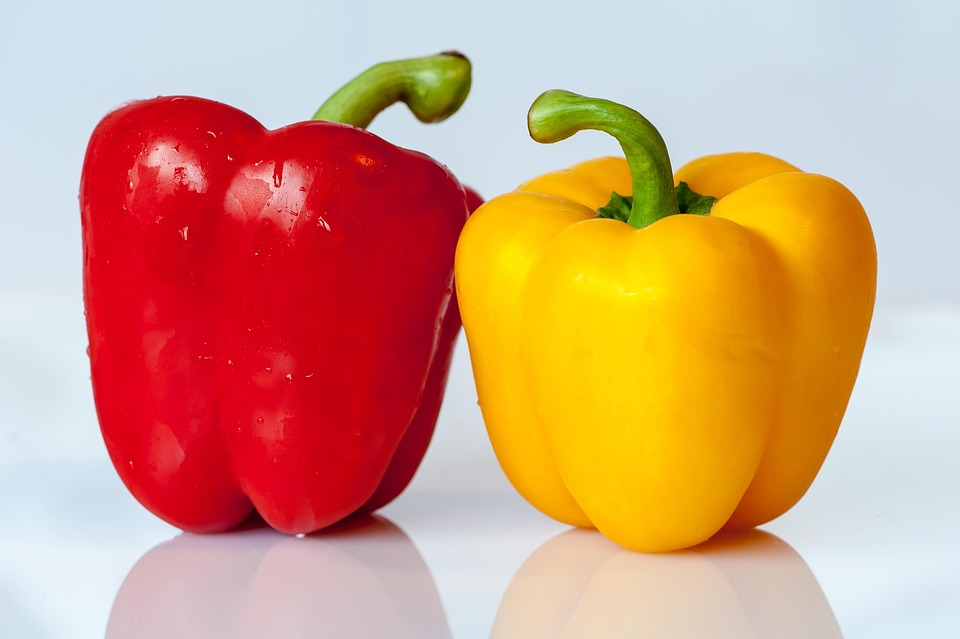
#> input picture input1.jpg, 960 x 639 px, found by its file name
$ python main.py
#> lines starting #> are read from the running program, lines starting #| are printed output that depends on the picture
### Code/compression.py
import numpy as np
import cv2
from metrics import mse
import random

class GeneticCompressor:
    def __init__(self, original_image, pop_size=20, generations=50):
        self.original = original_image
        self.pop_size = pop_size
        self.generations = generations
        self.h, self.w, _ = original_image.shape

    def initialize_population(self):
        base = cv2.resize(self.original, (200, 120))
        population = []
        for _ in range(self.pop_size):
            noise = np.random.randint(-20, 20, base.shape)
            individual = np.clip(base + noise, 0, 255).astype(np.uint8)
            population.append(individual)
        return population


    def fitness(self, candidate):
        upscaled = cv2.resize(candidate, (self.w, self.h))
        return -mse(self.original, upscaled)

    def select(self, population, fitnesses):
        idx = np.argsort(fitnesses)[-5:]
        return [population[i] for i in idx]

    def crossover(self, parent1, parent2):
        mask = np.random.rand(*parent1.shape) > 0.5
        child = np.where(mask, parent1, parent2)
        return child.astype(np.uint8)

    def mutate(self, image, rate=0.01):
        mutation_mask = np.random.rand(*image.shape) < rate
        noise = np.random.randint(-20, 20, image.shape)
        image = image + mutation_mask * noise
        return np.clip(image, 0, 255).astype(np.uint8)

    def run(self):
        population = self.initialize_population()

        for gen in range(self.generations):
            fitnesses = [self.fitness(ind) for ind in population]
            best = population[np.argmax(fitnesses)]

            selected = self.select(population, fitnesses)
            new_population = selected.copy()

            while len(new_population) < self.pop_size:
                p1, p2 = random.sample(selected, 2)
                child = self.crossover(p1, p2)
                child = self.mutate(child)
                new_population.append(child)

            population = new_population
            print(f"Generation {gen} completed")

        return best

### Code/visualize.py
import matplotlib.pyplot as plt
# Sources used W3 School.
def show_images(original, compressed, upscaled):
    plt.figure(figsize=(12,4))

    plt.subplot(1,3,1)
    plt.title("Original")
    plt.imshow(original)
    plt.axis("off")

    plt.subplot(1,3,2)
    plt.title("Compressed (200x120)")
    plt.imshow(compressed)
    plt.axis("off")

    plt.subplot(1,3,3)
    plt.title("Upscaled")
    plt.imshow(upscaled)
    plt.axis("off")

    plt.show()

### Code/metrics.py
import numpy as np
from skimage.metrics import structural_similarity as ssim

def mse(original, reconstructed):
    return np.mean((original - reconstructed) ** 2)

# [6 lines left out: function psnr, not called in this run]

def ssim_metric(original, reconstructed):
    return ssim(original, reconstructed, channel_axis=2)

### Code/main.py
import cv2
from compression import GeneticCompressor
from visualize import show_images

image_files = ["input1.jpg", "input2.jpg", "input3.jpg"]

for file in image_files:
    original = cv2.imread(file)
#> original is the input picture: shape (639, 960, 3); mean B, G, R 125.8, 156.9, 211.4
    original = cv2.cvtColor(original, cv2.COLOR_BGR2RGB)

    compressor = GeneticCompressor(original, pop_size=20, generations=30)
    compressed = compressor.run()
#> in initialize_population, `base = cv2.resize(self.original, (200, 120))`:
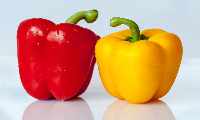
#> base: shape (120, 200, 3); mean R, G, B 211.3, 156.8, 125.7
#> after the loop in initialize_population, `for _ in range(self.pop_size):`: population = 20 items
#> the loop in run, `for gen in range(self.generations):` made 30 passes
#> idx in select on passes 1 to 12: [18, 9, 7, 6, 5], [3, 4, 7, 16, 6], [12, 2, 3, 14, 4], [5, 2, 3, 4, 6], [19, 6, 15, 3, 4], [19, 15, 2, 3, 4], [19, 14, 2, 3, 4], [0, 1, 2, 3, 4], [2, 3, 4, 19, 8], [0, 1, 2, 3, 4], [1, 17, 2, 3, 4], [0, 1, 2, 3, 4]
#> pass 1, in fitness (call 2), `upscaled = cv2.resize(candidate, (self.w, self.h))`:
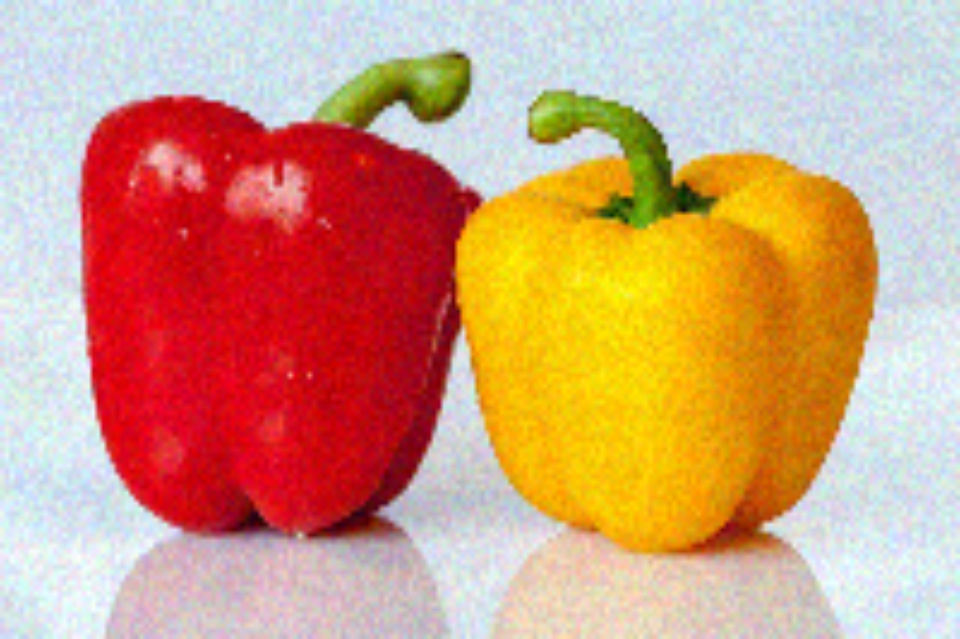
#> upscaled: shape (639, 960, 3); mean R, G, B 210.2, 157, 126.2
#> pass 1, in fitness (call 3), `upscaled = cv2.resize(candidate, (self.w, self.h))`:
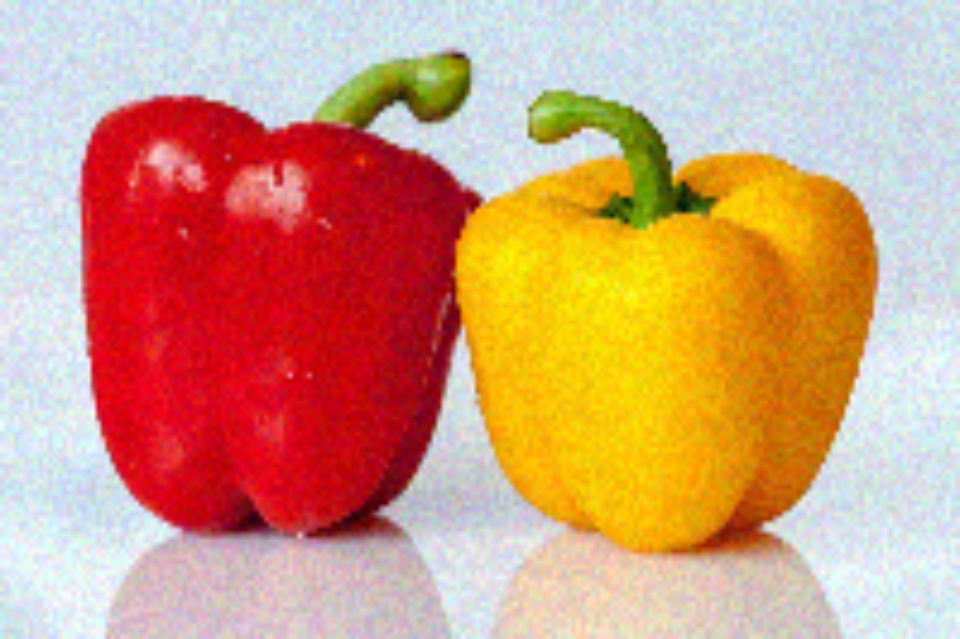
#> upscaled: shape (639, 960, 3); mean R, G, B 210.3, 157, 126.1
#> pass 1, in fitness (call 4), `upscaled = cv2.resize(candidate, (self.w, self.h))`:
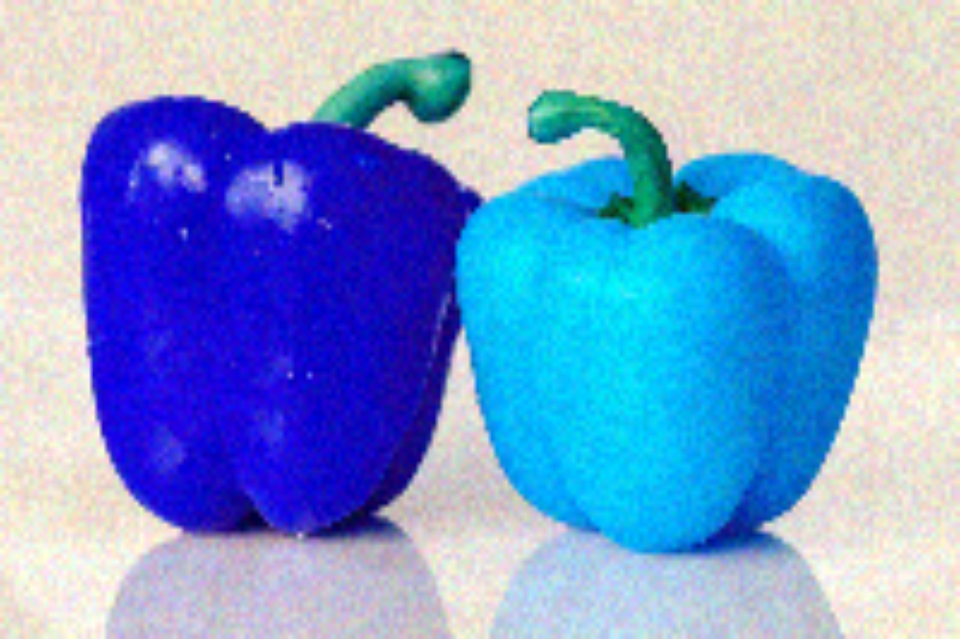
#> upscaled: shape (639, 960, 3); mean of channels 0, 1, 2 210.3, 157.1, 126; drawn as B, G, R
#> after the loop in run, `for gen in range(self.generations):`:
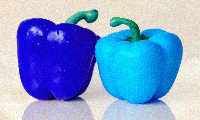
#> p1: shape (120, 200, 3); mean of channels 0, 1, 2 210.5, 157, 126.2; drawn as B, G, R
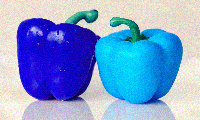
#> compressed: shape (120, 200, 3); mean of channels 0, 1, 2 210.4, 157, 126.2; drawn as B, G, R

    upscaled = cv2.resize(compressed, (original.shape[1], original.shape[0]))
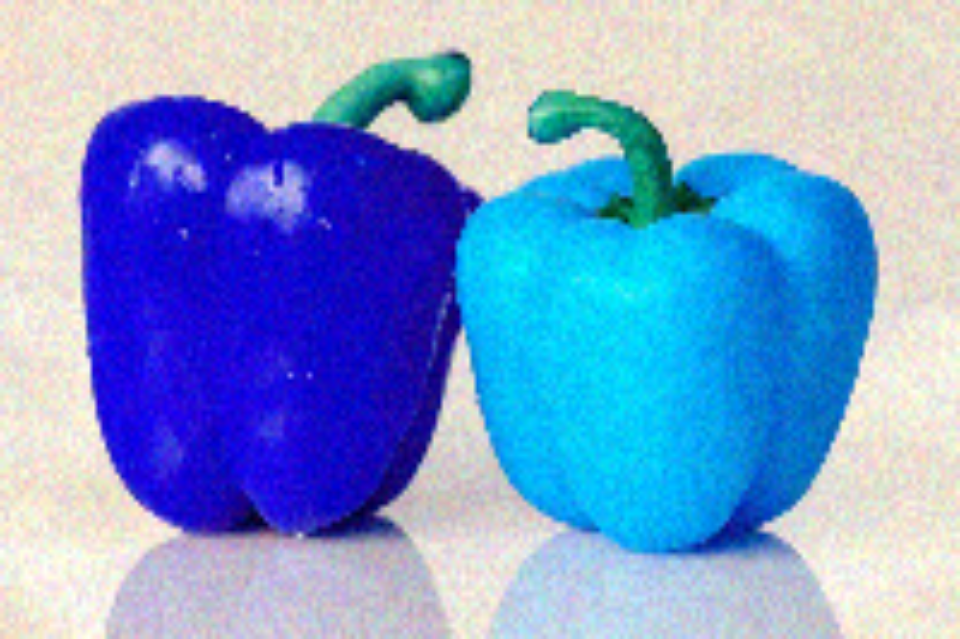
#> upscaled: shape (639, 960, 3); mean of channels 0, 1, 2 210.3, 156.9, 126.1; drawn as B, G, R

    show_images(original, compressed, upscaled)
#> pass 2 of the loop `for file in image_files:`:
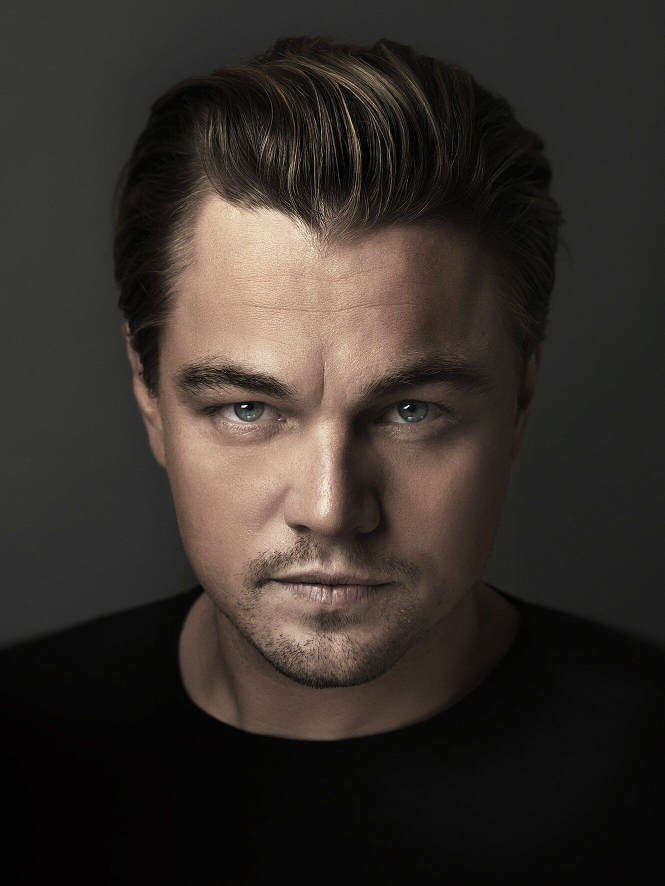
#> input picture input2.jpg, 1329 x 1772 px, found by its file name (shown at 1/2 size)
#> original is the input picture: shape (1772, 1329, 3); mean B, G, R 42.2, 46.7, 53.3
#> the loop in run (call 2), `for gen in range(self.generations):` made 30 passes
#> idx in select on passes 1 to 8: [19, 7, 6, 10, 14], [2, 3, 16, 13, 4], [1, 2, 3, 4, 10], [1, 2, 3, 4, 13], [2, 3, 4, 8, 17], [8, 13, 2, 3, 4], [2, 14, 3, 4, 12], [1, 2, 16, 3, 4]
#> after the loop in run (call 2), `for gen in range(self.generations):`:
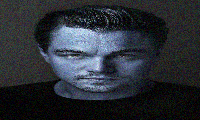
#> p1: shape (120, 200, 3); mean of channels 0, 1, 2 53.4, 46.9, 42.6; drawn as B, G, R
#> `upscaled = cv2.resize(compressed, (original.shape[1], original.shape[0..`:
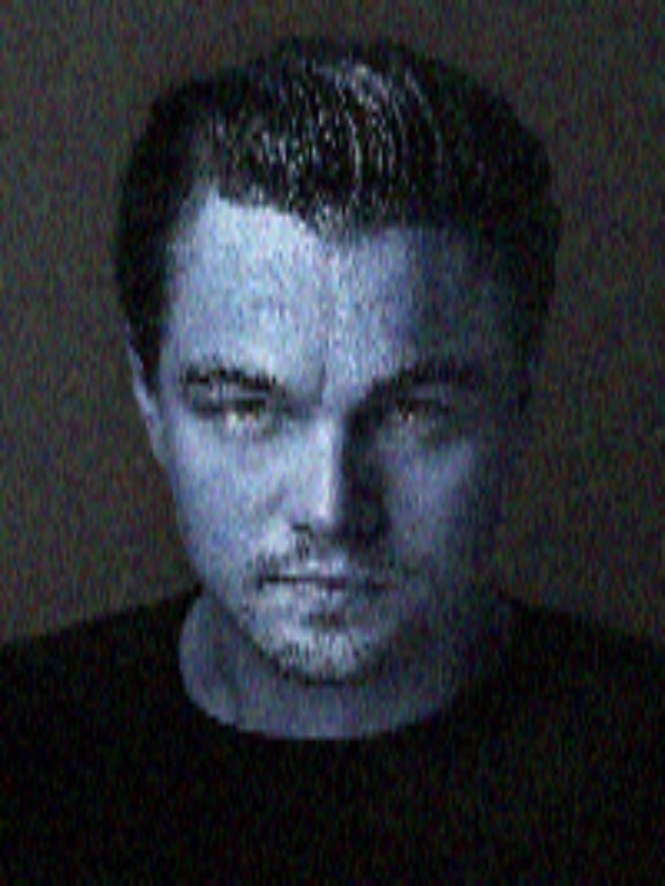
#> upscaled: shape (1772, 1329, 3) (shown at 1/2 size); mean of channels 0, 1, 2 53.3, 46.8, 42.5; drawn as B, G, R
#> (the run stopped early here; a loop or call above may not have finished)
